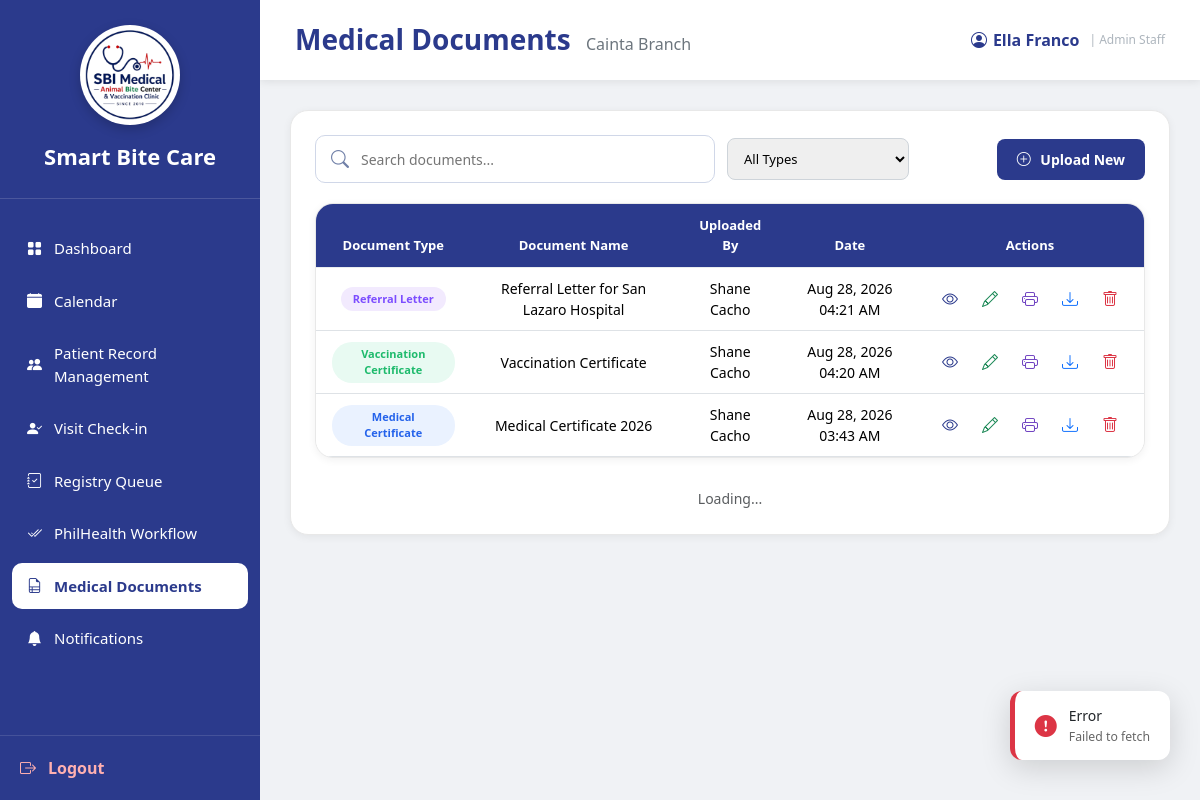
Screenshot of /AdminStaff_MedicalDocuments.php (signed in) with the database file from the repository.
### tables this page shows
CREATE TABLE `users` (
  `user_id` int(11) NOT NULL,
  `branch_id` varchar(10) DEFAULT NULL,
  `role_id` int(11) NOT NULL,
  `username` varchar(100) NOT NULL,
  `email` varchar(255) NOT NULL,
  `password` varchar(255) NOT NULL,
  `status` enum('Active','Inactive') DEFAULT 'Active',
  `created_at` timestamp NOT NULL DEFAULT current_timestamp(),
  `last_login` datetime DEFAULT NULL
);

CREATE TABLE `branches` (
  `branch_id` varchar(10) NOT NULL,
  `branch_name` varchar(150) NOT NULL,
  `branch_address` text DEFAULT NULL,
  `contact_number` varchar(30) DEFAULT NULL,
  `email` varchar(150) DEFAULT NULL,
  `status` enum('Active','Inactive') DEFAULT 'Active',
  `created_at` timestamp NOT NULL DEFAULT current_timestamp()
);

CREATE TABLE `medical_documents` (
  `document_id` int(11) NOT NULL,
  `branch_id` varchar(10) NOT NULL,
  `document_type` enum('Medical Certificate','Vaccination Certificate','Referral Letter','Other') NOT NULL,
  `document_name` varchar(255) NOT NULL,
  `file_name` varchar(255) NOT NULL,
  `file_path` varchar(500) NOT NULL,
  `file_type` varchar(100) DEFAULT NULL,
  `file_size` int(11) DEFAULT NULL,
  `uploaded_by` int(11) NOT NULL,
  `uploaded_at` timestamp NOT NULL DEFAULT current_timestamp(),
  `updated_at` timestamp NULL DEFAULT NULL ON UPDATE current_timestamp(),
  `status` enum('Active','Archived') DEFAULT 'Active'
);

### AdminStaff_MedicalDocuments.php (the view, shortened to what this page needs)
<?php
require_once 'sources/db_connect.php';
$user_id = (int)$_SESSION['user_id'];
$branch_id = null;
$branch_name = 'No Branch Assigned';
$username = 'Admin Staff';
$userQuery = "
    SELECT
        u.branch_id,
        u.username,
        b.branch_name
    FROM users u
    LEFT JOIN branches b
        ON u.branch_id = b.branch_id
    WHERE u.user_id = ?
    LIMIT 1
";
$stmt = $conn->prepare($userQuery);
$stmt->bind_param("i", $user_id);
$stmt->execute();
$userResult = $stmt->get_result();
if ($userResult && $userResult->num_rows > 0) {
    $userData = $userResult->fetch_assoc();
    $branch_id = $userData['branch_id'];
    $branch_name = $userData['branch_name'] ?? 'Unknown Branch';
    $username = $userData['username'] ?? 'Admin Staff';
}
$recentDocuments = [];
if ($branch_id) {
    $recentQuery = "
        SELECT
            md.document_id,
            md.document_type,
            md.document_name,
            md.file_name,
            md.file_path,
            md.file_size,
            md.status,
            md.uploaded_at,
            u.username AS uploaded_by_name
        FROM medical_documents md
        LEFT JOIN users u
            ON md.uploaded_by = u.user_id
        WHERE md.branch_id = ?
        ORDER BY md.uploaded_at DESC
        LIMIT 10
    ";
    $stmt = $conn->prepare($recentQuery);
    if ($stmt) {
        $stmt->bind_param(
            "s",
            $branch_id
        );
        $stmt->execute();
        $recentResult = $stmt->get_result();
        while ($row = $recentResult->fetch_assoc()) {
            $recentDocuments[] = $row;
        }
    }
}
?>
<!DOCTYPE html>
<html lang="en">
<head>
    <link
        href="https://cdn.jsdelivr.net/npm/bootstrap@5.3.3/dist/css/bootstrap.min.css"
        rel="stylesheet"
    >
    <link
        rel="stylesheet"
        href="https://cdn.jsdelivr.net/npm/bootstrap-icons@1.11.3/font/bootstrap-icons.min.css"
    >
    <link
        rel="stylesheet"
        href="sidebar.css"
    >
</head>
<body>
<div class="sidebar">
    <div class="logo-area">
        <div class="logo-frame">
            <img
                src="logo.png"
                alt="Smart Bite Care Logo"
                class="logo"
            >
        </div>
        <div class="system-name">
            Smart Bite Care
        </div>
    </div>
   <nav class="nav-menu">
            <ul>
                <li><a href="AdminStaff_Dashboard.php"><i class="bi bi-grid-fill"></i><span>Dashboard</span></a></li>
                <li><a href="AdminStaff_Calendar.php"><i class="bi bi-calendar-fill"></i><span>Calendar</span></a></li>
                <li><a href="AdminStaff_PatientRecord.php"><i class="bi bi-people-fill"></i><span>Patient Record Management</span></a></li>
                <li><a href="AdminStaff_VisitQueue.php"><i class="bi bi-person-check-fill"></i><span>Visit Check-in</span></a></li>
                <li><a href="AdminStaff_Registry.php"><i class="bi bi-journal-check"></i><span>Registry Queue</span></a></li>
                <li><a href="AdminStaff_PhilhealthWorkflow.php"><i class="bi bi-check2-all"></i><span>PhilHealth Workflow</span></a></li>
                <li><a class="active" href="AdminStaff_MedicalDocuments.php"><i class="bi bi-file-earmark-ruled"></i><span>Medical Documents</span></a></li>
                <li><a href="AdminStaff_Notifications.php"><i class="bi bi-bell-fill"></i><span>Notifications</span></a></li>
            </ul>
        </nav>
    <div class="logout">
        <a href="logout.php">
            <i class="bi bi-box-arrow-right"></i>
            <span>Logout</span>
        </a>
    </div>
</div>
<div class="main">
    <div class="topbar">
        <h3>
            Medical Documents
            <span
                style="
                    font-size:16px;
                    color:#6c757d;
                    font-weight:400;
                    margin-left:8px;
                "
            >
                <?php
                echo htmlspecialchars(
                    $branch_name,
                    ENT_QUOTES,
                    'UTF-8'
                );
                ?>
            </span>
        </h3>
         <div class="profile">
                <i class="bi bi-person-circle"></i>
                <?php echo htmlspecialchars($username); ?>
                <span style="font-size:12px; color:#adb5bd; font-weight:400; margin-left:4px;">| Admin Staff</span>
            </div>
    </div>
    <div class="content">
        <div class="section-card">
            <div class="toolbar">
                <div class="left-tools">
                    <div class="search-box">
                        <input
                            type="text"
                            id="searchInput"
                            placeholder="Search documents..."
                        >
                    </div>
                    <select
                        class="form-select-sm-custom"
                        id="typeFilter"
                    >
                        <option value="">
                            All Types
                        </option>
                    </select>
                </div>
                <button
                    type="button"
                    class="toolbar-btn"
                    onclick="openUploadModal()"
                >
                    <i class="bi bi-plus-circle"></i>
                    Upload New
                </button>
            </div>
            <div class="table-wrapper">
                <div class="table-responsive">
                    <table class="table">
                        <thead>
                            <tr>
                                <th>
                                    Document Type
                                </th>
                                <th>
                                    Document Name
                                </th>
                                <th>
                                    Uploaded By
                                </th>
                                <th>
                                    Date
                                </th>
                                <th>
                                    Actions
                                </th>
                            </tr>
                        </thead>
                        <tbody id="documentsTableBody">
                            <?php if (empty($recentDocuments)): ?>
                                <tr>
                                    <td colspan="5">
                                        <div class="no-records">
                                            <i
                                                class="bi bi-file-earmark-text"
                                            ></i>
                                            <p>
                                                No documents uploaded yet.
                                            </p>
                                        </div>
                                    </td>
                                </tr>
                            <?php else: ?>
                                <?php foreach ($recentDocuments as $doc): ?>
                                    <?php
                                    $badgeClass =
                                        strtolower(
                                            str_replace(
                                                ' ',
                                                '-',
                                                $doc['document_type']
                                            )
                                        );
                                    ?>
                                    <tr>
                                        <td>
                                            <span
                                                class="document-badge <?php echo htmlspecialchars($badgeClass, ENT_QUOTES, 'UTF-8'); ?>"
                                            >
                                                <?php
                                                echo htmlspecialchars(
                                                    $doc['document_type'],
                                                    ENT_QUOTES,
                                                    'UTF-8'
                                                );
                                                ?>
                                            </span>
                                        </td>
                                        <td>
                                            <?php
                                            echo htmlspecialchars(
                                                $doc['document_name'],
                                                ENT_QUOTES,
                                                'UTF-8'
                                            );
                                            ?>
                                        </td>
                                        <td>
                                            <?php
                                            echo htmlspecialchars(
                                                $doc['uploaded_by_name'] ?? 'Unknown',
                                                ENT_QUOTES,
                                                'UTF-8'
                                            );
                                            ?>
                                        </td>
                                        <td>
                                            <?php
                                            echo htmlspecialchars(
                                                date(
                                                    'M d, Y h:i A',
                                                    strtotime(
                                                        $doc['uploaded_at']
                                                    )
                                                ),
                                                ENT_QUOTES,
                                                'UTF-8'
                                            );
                                            ?>
                                        </td>
                                        <td>
                                            <div class="actions">
                                                <button
                                                    type="button"
                                                    class="action-btn view"
                                                    onclick="viewDocument(<?php echo (int)$doc['document_id']; ?>)"
                                                    title="View"
                                                >
                                                    <i class="bi bi-eye"></i>
                                                </button>
                                                <button
                                                    type="button"
                                                    class="action-btn edit"
                                                    onclick="editDocument(<?php echo (int)$doc['document_id']; ?>)"
                                                    title="Edit"
                                                >
                                                    <i class="bi bi-pencil"></i>
                                                </button>
                                                <button
                                                    type="button"
                                                    class="action-btn print"
                                                    onclick="printDocument(<?php echo (int)$doc['document_id']; ?>)"
                                                    title="Print"
                                                >
                                                    <i class="bi bi-printer"></i>
                                                </button>
                                                <button
                                                    type="button"
                                                    class="action-btn download"
                                                    onclick="downloadDocument(<?php echo (int)$doc['document_id']; ?>)"
                                                    title="Download"
                                                >
                                                    <i class="bi bi-download"></i>
                                                </button>
                                                <button
                                                    type="button"
                                                    class="action-btn delete"
                                                    onclick="deleteDocument(<?php echo (int)$doc['document_id']; ?>)"
                                                    title="Delete"
                                                >
                                                    <i class="bi bi-trash"></i>
                                                </button>
                                            </div>
                                        </td>
                                    </tr>
                                <?php endforeach; ?>
                            <?php endif; ?>
                        </tbody>
                    </table>
                </div>
            </div>
            <div class="text-center mt-2">
                <small
                    class="text-muted"
                    id="recordCount"
                >
                    Loading...
                </small>
            </div>
        </div>
    </div>
</div>
<div
    class="toast-container-custom"
    id="toastContainer"
></div>
</body>
</html>

### rows the page displays
users: branch.branch_name "Cainta Branch", username "Ella Franco"
medical_documents: document_type "Referral Letter", document_name "Referral Letter for San Lazaro Hospital", uploaded_by.username "Shane Cacho", uploaded_at "Aug 28, 2026 04:21 AM"
medical_documents: document_type "Vaccination Certificate", document_name "Vaccination Certificate", uploaded_by.username "Shane Cacho", uploaded_at "Aug 28, 2026 04:20 AM"
medical_documents: document_type "Medical Certificate", document_name "Medical Certificate 2026", uploaded_by.username "Shane Cacho", uploaded_at "Aug 28, 2026 03:43 AM"
